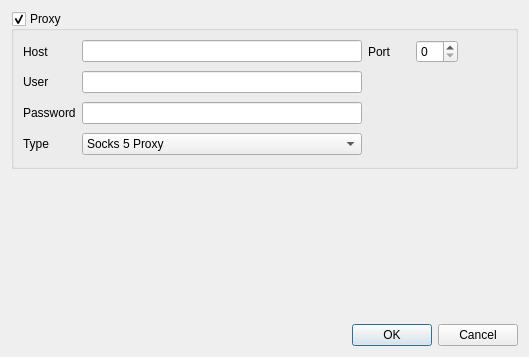
<?xml version="1.0" encoding="UTF-8"?>
<ui version="4.0">
 <class>Dialog</class>
 <widget class="QDialog" name="Dialog">
  <property name="geometry">
   <rect>
    <x>0</x>
    <y>0</y>
    <width>529</width>
    <height>357</height>
   </rect>
  </property>
  <property name="windowTitle">
   <string>Dialog</string>
  </property>
  <layout class="QGridLayout" name="gridLayout_2">
   <item row="0" column="0">
    <widget class="QGroupBox" name="groupBox">
     <property name="title">
      <string>Proxy</string>
     </property>
     <property name="checkable">
      <bool>true</bool>
     </property>
     <layout class="QGridLayout" name="gridLayout">
      <item row="0" column="0">
       <widget class="QLabel" name="label">
        <property name="text">
         <string>Host</string>
        </property>
       </widget>
      </item>
      <item row="0" column="1">
       <widget class="QLineEdit" name="lineEdit"/>
      </item>
      <item row="0" column="2">
       <widget class="QLabel" name="label_2">
        <property name="text">
         <string>Port</string>
        </property>
       </widget>
      </item>
      <item row="0" column="3">
       <widget class="QSpinBox" name="spinBox"/>
      </item>
      <item row="1" column="0">
       <widget class="QLabel" name="label_3">
        <property name="text">
         <string>User</string>
        </property>
       </widget>
      </item>
      <item row="1" column="1">
       <widget class="QLineEdit" name="lineEdit_2"/>
      </item>
      <item row="1" column="2" rowspan="3" colspan="3">
       <spacer name="horizontalSpacer">
        <property name="orientation">
         <enum>Qt::Horizontal</enum>
        </property>
        <property name="sizeHint" stdset="0">
         <size>
          <width>138</width>
          <height>88</height>
         </size>
        </property>
       </spacer>
      </item>
      <item row="2" column="0">
       <widget class="QLabel" name="label_4">
        <property name="text">
         <string>Password</string>
        </property>
       </widget>
      </item>
      <item row="2" column="1">
       <widget class="QLineEdit" name="lineEdit_3">
        <property name="echoMode">
         <enum>QLineEdit::Password</enum>
        </property>
       </widget>
      </item>
      <item row="3" column="0">
       <widget class="QLabel" name="label_5">
        <property name="text">
         <string>Type</string>
        </property>
       </widget>
      </item>
      <item row="3" column="1">
       <widget class="QComboBox" name="comboBox">
        <item>
         <property name="text">
          <string>Socks 5 Proxy</string>
         </property>
        </item>
        <item>
         <property name="text">
          <string>HTTP Transparent Proxy</string>
         </property>
        </item>
        <item>
         <property name="text">
          <string>Caching-only HTTP</string>
         </property>
        </item>
        <item>
         <property name="text">
          <string>Caching-only FTP</string>
         </property>
        </item>
       </widget>
      </item>
     </layout>
    </widget>
   </item>
   <item row="1" column="0">
    <spacer name="verticalSpacer">
     <property name="orientation">
      <enum>Qt::Vertical</enum>
     </property>
     <property name="sizeHint" stdset="0">
      <size>
       <width>431</width>
       <height>149</height>
      </size>
     </property>
    </spacer>
   </item>
   <item row="2" column="0">
    <widget class="QDialogButtonBox" name="buttonBox">
     <property name="orientation">
      <enum>Qt::Horizontal</enum>
     </property>
     <property name="standardButtons">
      <set>QDialogButtonBox::Cancel|QDialogButtonBox::Ok</set>
     </property>
    </widget>
   </item>
  </layout>
 </widget>
 <resources/>
 <connections>
  <connection>
   <sender>buttonBox</sender>
   <signal>accepted()</signal>
   <receiver>Dialog</receiver>
   <slot>accept()</slot>
   <hints>
    <hint type="sourcelabel">
     <x>248</x>
     <y>254</y>
    </hint>
    <hint type="destinationlabel">
     <x>157</x>
     <y>274</y>
    </hint>
   </hints>
  </connection>
  <connection>
   <sender>buttonBox</sender>
   <signal>rejected()</signal>
   <receiver>Dialog</receiver>
   <slot>reject()</slot>
   <hints>
    <hint type="sourcelabel">
     <x>316</x>
     <y>260</y>
    </hint>
    <hint type="destinationlabel">
     <x>286</x>
     <y>274</y>
    </hint>
   </hints>
  </connection>
 </connections>
</ui>
